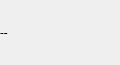
<?xml version="1.0" encoding="UTF-8"?>
<ui version="4.0">
 <class>IncomeCellWidget</class>
 <widget class="QWidget" name="IncomeCellWidget">
  <property name="geometry">
   <rect>
    <x>0</x>
    <y>0</y>
    <width>120</width>
    <height>65</height>
   </rect>
  </property>
  <property name="font">
   <font>
    <family>微软雅黑</family>
   </font>
  </property>
  <property name="windowTitle">
   <string>Form</string>
  </property>
  <widget class="QLabel" name="label">
   <property name="geometry">
    <rect>
     <x>0</x>
     <y>0</y>
     <width>120</width>
     <height>65</height>
    </rect>
   </property>
   <property name="font">
    <font>
     <family>微软雅黑</family>
    </font>
   </property>
   <property name="text">
    <string>--</string>
   </property>
   <property name="alignment">
    <set>Qt::AlignLeading|Qt::AlignLeft|Qt::AlignVCenter</set>
   </property>
  </widget>
 </widget>
 <resources/>
 <connections/>
</ui>
